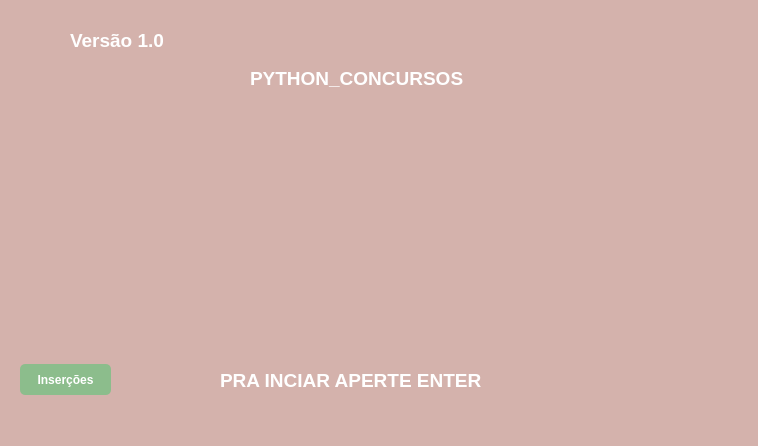
<?xml version="1.0" encoding="UTF-8"?>
<ui version="4.0">
 <class>MainWindow</class>
 <widget class="QMainWindow" name="MainWindow">
  <property name="geometry">
   <rect>
    <x>0</x>
    <y>0</y>
    <width>758</width>
    <height>446</height>
   </rect>
  </property>
  <property name="windowTitle">
   <string>MainWindow</string>
  </property>
  <property name="styleSheet">
   <string notr="true">background-color: rgb(212, 178, 172);</string>
  </property>
  <property name="dockOptions">
   <set>QMainWindow::AllowTabbedDocks|QMainWindow::AnimatedDocks</set>
  </property>
  <widget class="QWidget" name="centralwidget">
   <property name="sizePolicy">
    <sizepolicy hsizetype="Expanding" vsizetype="Expanding">
     <horstretch>0</horstretch>
     <verstretch>0</verstretch>
    </sizepolicy>
   </property>
   <widget class="QLabel" name="logo">
    <property name="geometry">
     <rect>
      <x>280</x>
      <y>140</y>
      <width>196</width>
      <height>171</height>
     </rect>
    </property>
    <property name="text">
     <string/>
    </property>
    <property name="pixmap">
     <pixmap>icones/Logo_-_Oficina_de_programação_em_Python.svg 1.png</pixmap>
    </property>
    <property name="scaledContents">
     <bool>true</bool>
    </property>
   </widget>
   <widget class="QLabel" name="icone_python">
    <property name="geometry">
     <rect>
      <x>10</x>
      <y>10</y>
      <width>56</width>
      <height>56</height>
     </rect>
    </property>
    <property name="text">
     <string/>
    </property>
    <property name="pixmap">
     <pixmap>icones/ícone python.png</pixmap>
    </property>
    <property name="scaledContents">
     <bool>true</bool>
    </property>
   </widget>
   <widget class="QLabel" name="icone_iniciar">
    <property name="geometry">
     <rect>
      <x>550</x>
      <y>340</y>
      <width>80</width>
      <height>80</height>
     </rect>
    </property>
    <property name="text">
     <string/>
    </property>
    <property name="pixmap">
     <pixmap>icones/img.icons8 1.png</pixmap>
    </property>
    <property name="scaledContents">
     <bool>true</bool>
    </property>
   </widget>
   <widget class="QLabel" name="versao">
    <property name="geometry">
     <rect>
      <x>70</x>
      <y>30</y>
      <width>131</width>
      <height>21</height>
     </rect>
    </property>
    <property name="font">
     <font>
      <pointsize>14</pointsize>
      <weight>75</weight>
      <bold>true</bold>
     </font>
    </property>
    <property name="styleSheet">
     <string notr="true">color: rgb(255, 255, 255);</string>
    </property>
    <property name="text">
     <string>Versão 1.0</string>
    </property>
   </widget>
   <widget class="QLabel" name="descricao">
    <property name="geometry">
     <rect>
      <x>220</x>
      <y>370</y>
      <width>331</width>
      <height>20</height>
     </rect>
    </property>
    <property name="font">
     <font>
      <pointsize>14</pointsize>
      <weight>75</weight>
      <bold>true</bold>
     </font>
    </property>
    <property name="styleSheet">
     <string notr="true">color: rgb(255, 255, 255);</string>
    </property>
    <property name="text">
     <string>PRA INCIAR APERTE ENTER</string>
    </property>
   </widget>
   <widget class="QLabel" name="titulo">
    <property name="geometry">
     <rect>
      <x>250</x>
      <y>30</y>
      <width>261</width>
      <height>96</height>
     </rect>
    </property>
    <property name="font">
     <font>
      <pointsize>14</pointsize>
      <weight>75</weight>
      <bold>true</bold>
     </font>
    </property>
    <property name="styleSheet">
     <string notr="true">color: rgb(255, 255, 255);</string>
    </property>
    <property name="text">
     <string>PYTHON_CONCURSOS</string>
    </property>
   </widget>
   <widget class="QPushButton" name="insercao">
    <property name="geometry">
     <rect>
      <x>20</x>
      <y>364</y>
      <width>91</width>
      <height>31</height>
     </rect>
    </property>
    <property name="font">
     <font>
      <pointsize>9</pointsize>
      <weight>75</weight>
      <bold>true</bold>
     </font>
    </property>
    <property name="styleSheet">
     <string notr="true">background-color: rgb(140, 189, 140);
color: rgb(255, 255, 255);
border-radius: 5px;</string>
    </property>
    <property name="text">
     <string>Inserções</string>
    </property>
   </widget>
  </widget>
  <widget class="QStatusBar" name="statusbar"/>
 </widget>
 <resources/>
 <connections/>
</ui>
